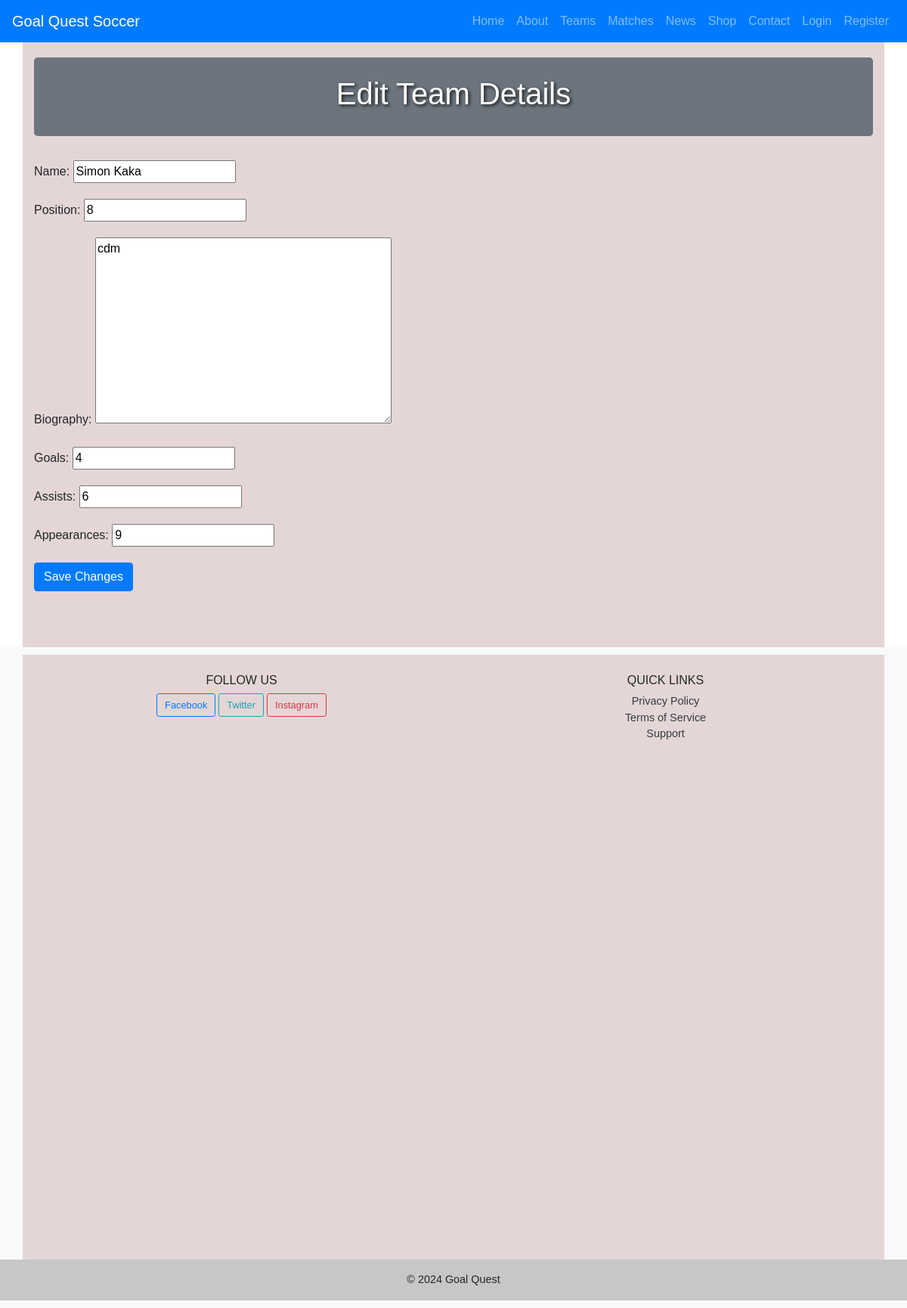
Screenshot of /player/1/edit/ with the database file from the repository.
### QuestApp/models.py (models this page shows, shortened)
class Player(models.Model):
    name = models.CharField(max_length=100)
    position = models.CharField(max_length=50)
    biography = models.TextField()
    goals = models.IntegerField()
    assists = models.IntegerField()
    appearances = models.IntegerField()
    highlights = models.ManyToManyField('Highlight')
    photos = models.ManyToManyField('Photo', related_name='player_photos')
    news = models.ManyToManyField('News')
    is_key_player = models.BooleanField(default=False)  # Add a field to mark key players

### QuestApp/views.py (the view)
# urls.py: path('player/<int:player_id>/edit/', views.edit_player, name='edit_player'),
def edit_player(request, player_id):
    player = get_object_or_404(Player, pk=player_id)
    if request.method == 'POST':
        form = PlayerForm(request.POST, request.FILES, instance=player)
        if form.is_valid():
            form.save()
            return redirect('player_profile', player_id=player_id)
    else:
        form = PlayerForm(instance=player)
    return render(request, 'edit_player.html', {'form': form, 'player': player})

### QuestApp/forms.py
class PlayerForm(forms.ModelForm):
    class Meta:
        model = Player
        fields = ['name', 'position', 'biography', 'goals', 'assists', 'appearances']

### templates/edit_player.html (shortened to what this page needs)
{% extends 'base.html' %}
{% load static %}
{% block content %}
<div class="container">
    <div class="jumbotron text-center bg-secondary text-white py-4">
        <h1>Edit Team Details</h1>
    </div>
    <form method="post" enctype="multipart/form-data">
        {{ form.as_p }}
        <button type="submit" class="btn btn-primary">Save Changes</button>
    </form>
</div>
{% endblock %}

### static/style.css (style rules this page uses)
body { font-family: 'Arial', sans-serif; }
.jumbotron { background-size: cover; background-position: center; color: white; text-shadow: 2px 2px 4px rgba(0, 0, 0, 0.8); }
.container { min-height: 100vh; padding-top: 20px; padding-bottom: 20px; background: rgb(228, 214, 214); backdrop-filter: blur(10px); }

### rows the page displays
Player: name "Simon Kaka", position "8", biography "cdm", goals "4", assists "6", appearances "9"
